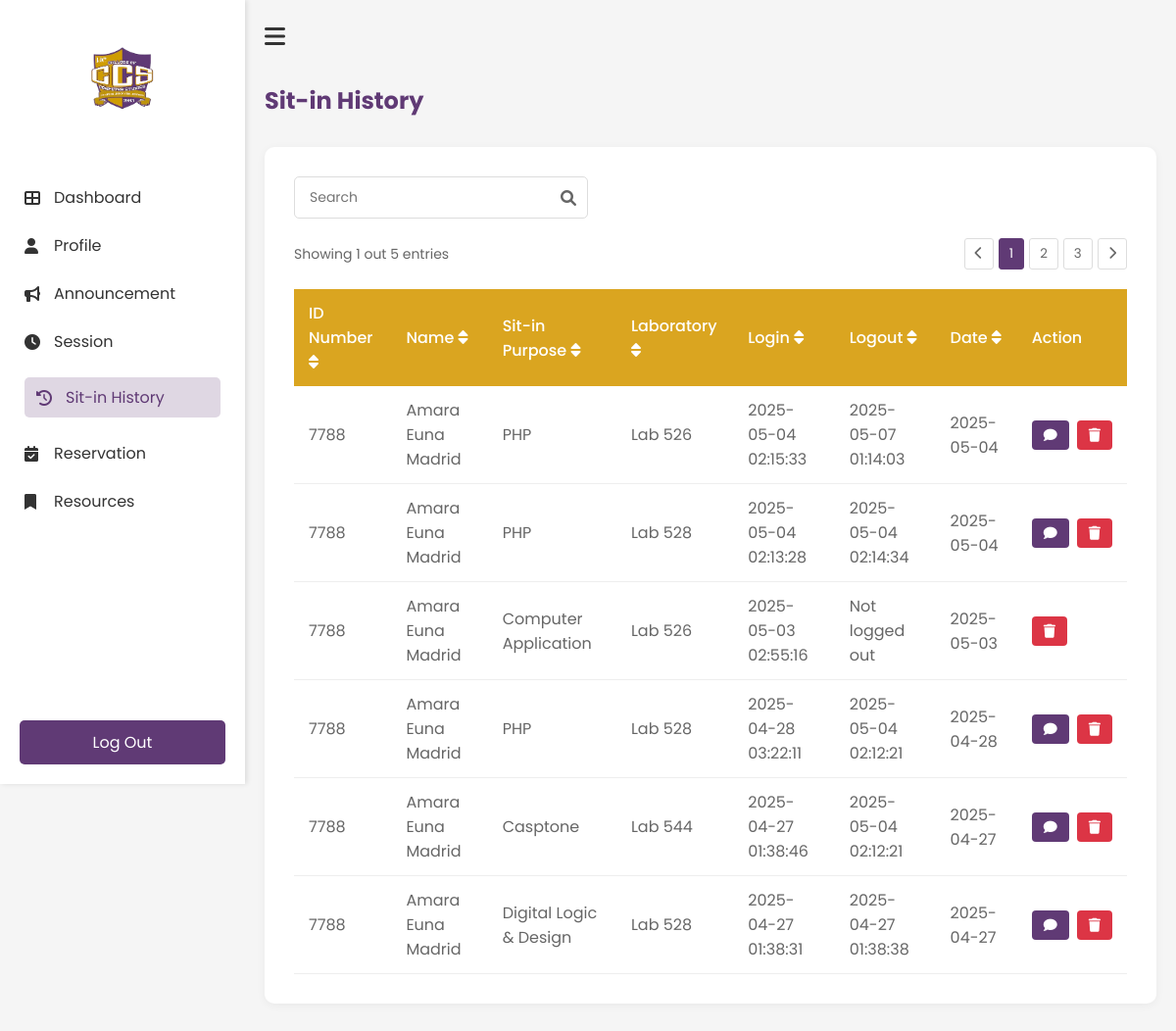
Page /History (signed in) on the earlier database version.
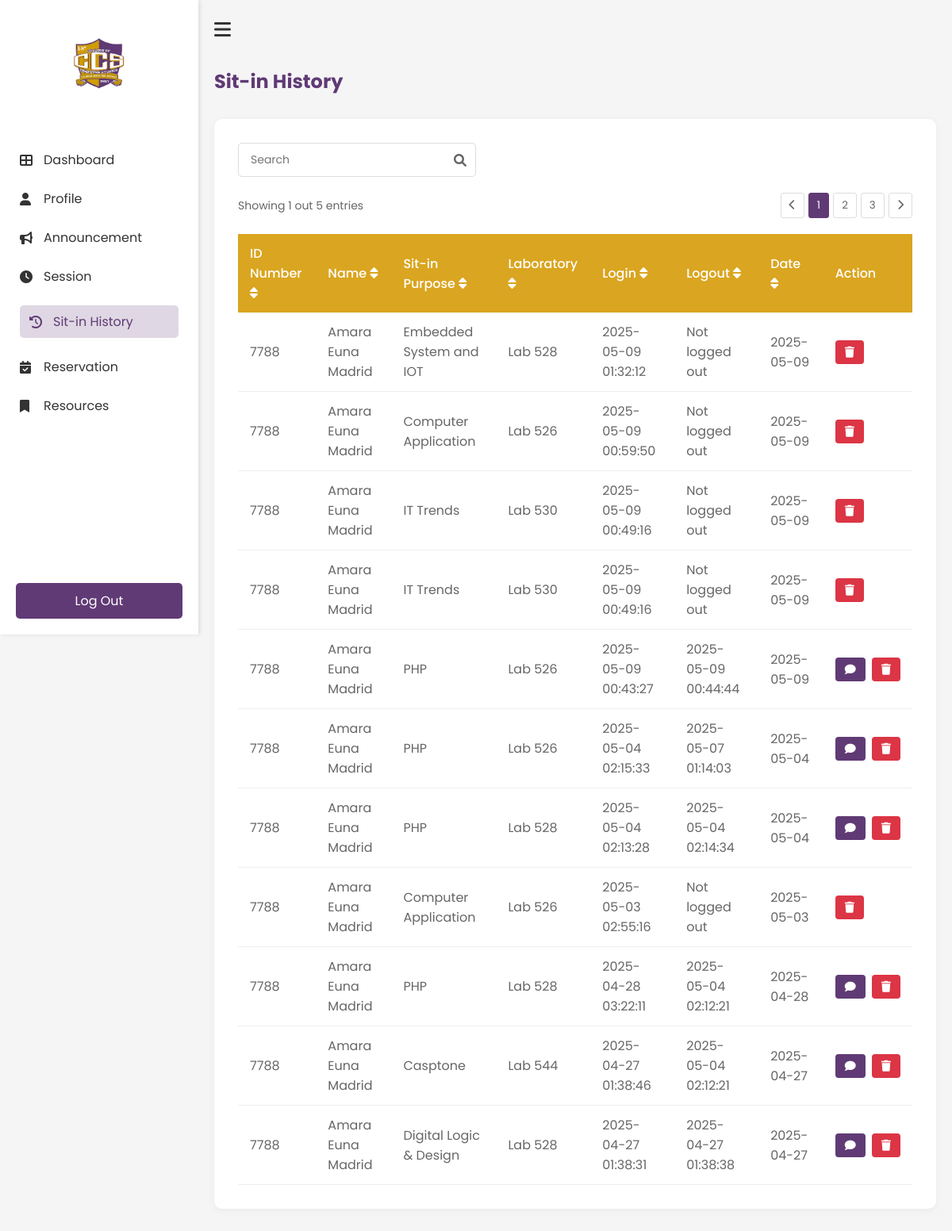
Same page on the later database version.
### tables this page shows
CREATE TABLE reservations (
                id INTEGER PRIMARY KEY AUTOINCREMENT,
                idno TEXT NOT NULL,
                purpose TEXT NOT NULL,
                lab TEXT NOT NULL,
                computer_number INTEGER NOT NULL,
                time_in DATETIME NOT NULL,
                time_out DATETIME,
                status TEXT DEFAULT 'Pending',
                requested_time DATETIME,
                FOREIGN KEY (idno) REFERENCES users(IDNO)
            );

### app.py (the view)
@app.route('/History')
def History():
    if 'username' not in session:
        return redirect(url_for('login'))
    history = get_user_history(session['student_id'])
    return render_template('student/history.html', history=history)

### templates/student/history.html (shortened to what this page needs)
<!DOCTYPE html>
<html lang="en">
    <head>
        <link rel="stylesheet" href="{{ url_for('static', filename='student/history.css') }}">
        <link rel="stylesheet" href="https://cdnjs.cloudflare.com/ajax/libs/font-awesome/6.0.0-beta3/css/all.min.css">
    </head>
    <body>
        <div class="history-container">
            <nav class="sidebar" id="sidebar">
                <div class="logo-container">
                    <img src="{{ url_for('static', filename='images/ccs.png') }}" alt="ccs logo" class="logo">
                </div>
                <ul class="nav-links">
                    <li><a href="{{ url_for('Dashboard') }}"><i class="fas fa-th-large"></i>Dashboard</a></li>
                    <li><a href="{{ url_for('Profile') }}"><i class="fas fa-user"></i>Profile</a></li>
                    <li><a href="{{ url_for('Announcement') }}"><i class="fas fa-bullhorn"></i>Announcement</a></li>
                    <li><a href="{{ url_for('Session') }}"><i class="fas fa-clock"></i>Session</a></li>
                    <li><a href="{{ url_for('History') }}" class="active"><i class="fas fa-history"></i>Sit-in History</a></li>
                    <li><a href="{{ url_for('Reservation') }}"><i class="fas fa-calendar-check"></i>Reservation</a></li>
                    <li><a href="{{ url_for('Resources') }}"><i class="fas fa-bookmark"></i>Resources</a></li>
                </ul>
                <div class="logout-section">
                    <a href="{{ url_for('logout') }}" class="logout-btn"></i>Log Out</a>
                </div>
            </nav>
            <main class="main-content">
                <div class="top-bar">
                    <button id="sidebar-toggle" class="hamburger-btn"><i class="fas fa-bars"></i></button>
                </div>
                <h1 class="header">Sit-in History</h1>
                <div class="history-card">
                    <div class="search-container">
                        <input type="text" id="searchInput" placeholder="Search" class="search-input">
                        <i class="fas fa-search search-icon"></i>
                    </div>
                    <div class="table-container">
                        <div class="pagination-top">
                            <span>Showing 1 out 5 entries</span>
                            <div class="pagination-controls">
                                <button class="page-btn"><i class="fas fa-chevron-left"></i></button>
                                <button class="page-btn active">1</button>
                                <button class="page-btn">2</button>
                                <button class="page-btn">3</button>
                                <button class="page-btn"><i class="fas fa-chevron-right"></i></button>
                            </div>
                        </div>
                <table class="history-table" id="historyTable">
                    <thead>
                        <tr>
                            <th onclick="sortTable(0)">ID Number <i class="fas fa-sort"></i></th>
                            <th onclick="sortTable(1)">Name <i class="fas fa-sort"></i></th>
                            <th onclick="sortTable(2)">Sit-in Purpose <i class="fas fa-sort"></i></th>
                            <th onclick="sortTable(3)">Laboratory <i class="fas fa-sort"></i></th>
                            <th onclick="sortTable(4)">Login <i class="fas fa-sort"></i></th>
                            <th onclick="sortTable(5)">Logout <i class="fas fa-sort"></i></th>
                            <th onclick="sortTable(6)">Date <i class="fas fa-sort"></i></th>
                            <th>Action</th>
                        </tr>
                    </thead>
                    <tbody>
                            {% for record in history %}
                            <tr data-id="{{ record.id }}">
                                <td>{{ record.idno }}</td>
                                <td>{{ record.name }}</td>
                                <td>{{ record.purpose }}</td>
                                <td>{{ record.laboratory }}</td>
                                <td>{{ record.login }}</td>
                                <td>{{ record.logout }}</td>
                                <td>{{ record.date }}</td>
                                <td>
                                    <div class="action-buttons">
                                        {% if record.status == 'Completed' %}
                                            <button class="feedback-btn" onclick="openFeedbackModal('{{ record.id }}')">
                                                <i class="fas fa-comment"></i>
                                            </button>
                                        {% endif %}
                                        <button class="delete-btn" onclick="deleteRecord('{{ record.id }}')">
                                            <i class="fas fa-trash"></i>
                                        </button>
                                    </div>
                                </td>
                            </tr>
                            {% endfor %}
                        </tbody>
                </table>
            </div>
        </div>
    </main>
    </body>
</html>

### static/student/history.css (style rules this page uses)
* { margin: 0; padding: 0; box-sizing: border-box; font-family: 'Poppins', sans-serif; }
body { background-color: #f5f5f5; }
.history-container { display: flex; min-height: 100vh; }
.history-card { background: white; border-radius: 10px; padding: 30px; box-shadow: 0 2px 10px rgba(0, 0, 0, 0.05); margin: 20px 0; }
.search-container { position: relative; margin-bottom: 20px; max-width: 300px; }
.search-input { width: 100%; padding: 10px 35px 10px 15px; border: 1px solid #ddd; border-radius: 5px; font-size: 14px; }
.search-icon { position: absolute; right: 12px; top: 50%; transform: translateY(-50%); color: #666; }
.table-container { overflow-x: auto; }
.pagination-top { display: flex; justify-content: space-between; align-items: center; margin-bottom: 20px; color: #666; font-size: 14px; }
.pagination-controls { display: flex; gap: 5px; }
.page-btn { padding: 5px 10px; border: 1px solid #ddd; background: white; border-radius: 3px; cursor: pointer; color: #666; }
.page-btn.active { background-color: #603A75; color: white; border-color: #603A75; }
.history-table { width: 100%; border-collapse: collapse; margin-top: 10px; }
.history-table th { background-color: #DAA520; color: white; text-align: left; padding: 12px 15px; font-weight: 500; }
.history-table td { padding: 12px 15px; border-bottom: 1px solid #eee; color: #666; }
.sidebar { width: 250px; height: 100vh; position: fixed; left: 0; top: 0; background-color: white; padding: 20px 0; transition: all 0.3s ease; box-shadow: 2px 0 5px rgba(0, 0, 0, 0.1); z-index: 1000; }
.main-content { margin-left: 250px; transition: all 0.3s ease; width: calc(100% - 250px); padding: 20px; }
.main-content { flex: 1; padding: 20px; transition: all 0.3s ease; }
.top-bar { display: flex; align-items: center; margin-bottom: 30px; }
.hamburger-btn { background: none; border: none; font-size: 24px; cursor: pointer; margin-right: 15px; color: #333; }
.logo-container { text-align: center; padding: 20px 0; }
.logo { width: 80px; height: auto; }
.nav-links { list-style: none; padding: 0; margin-top: 30px; }
.nav-links li { padding: 12px 25px; }
.nav-links li a { color: #333; text-decoration: none; display: flex; align-items: center; transition: 0.3s; }
.nav-links li a:hover, .nav-links li a.active { padding: 8px 12px; border-radius: 5px; color: #603A75; background-color: rgba(96, 58, 117, 0.2); }
.nav-links li a i { margin-right: 10px; width: 20px; }
.nav-links li a:hover, .nav-links li a.active { color: #603A75; }
.logout-section { position: absolute; bottom: 20px; width: 100%; padding: 0 20px; }
.logout-btn { display: block; width: 100%; padding: 10px; background-color: #603A75; color: white; text-align: center; text-decoration: none; border-radius: 5px; transition: 0.3s; }
.main-content h1 { color: #603A75; margin-bottom: 30px; font-size: 24px; }
.feedback-btn { background-color: #603A75; color: white; border: none; padding: 8px 12px; border-radius: 4px; cursor: pointer; font-family: 'Poppins', sans-serif; display: flex; align-items: center; gap: 5px; }
.feedback-btn i { font-size: 14px; }
.action-buttons { display: flex; gap: 8px; }
.delete-btn { background-color: #dc3545; color: white; border: none; padding: 8px 12px; border-radius: 4px; cursor: pointer; font-family: 'Poppins', sans-serif; display: flex; align-items: center; }
.delete-btn i { font-size: 14px; }

Differences in the rows shown:
added reservations: idno "7788", name "Amara Euna Madrid", purpose "Embedded System and IOT", laboratory "Lab 528", login "2025-05-09 01:32:12", logout "Not logged out", date "2025-05-09"
added reservations: idno "7788", name "Amara Euna Madrid", purpose "Computer Application", laboratory "Lab 526", login "2025-05-09 00:59:50", logout "Not logged out", date "2025-05-09"
added reservations: idno "7788", name "Amara Euna Madrid", purpose "IT Trends", laboratory "Lab 530", login "2025-05-09 00:49:16", logout "Not logged out", date "2025-05-09"
added reservations: idno "7788", name "Amara Euna Madrid", purpose "IT Trends", laboratory "Lab 530", login "2025-05-09 00:49:16", logout "Not logged out", date "2025-05-09"
added reservations: idno "7788", name "Amara Euna Madrid", purpose "PHP", laboratory "Lab 526", login "2025-05-09 00:43:27", logout "2025-05-09 00:44:44", date "2025-05-09"
